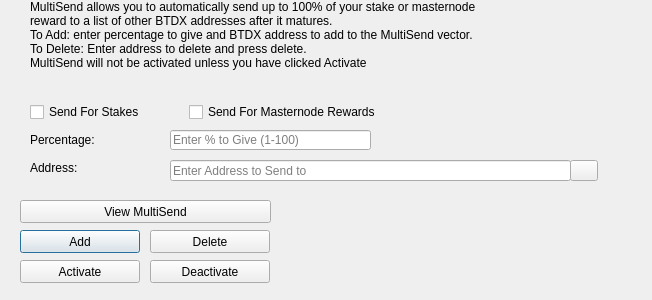
<?xml version="1.0" encoding="UTF-8"?>
<ui version="4.0">
 <class>MultiSendDialog</class>
 <widget class="QDialog" name="MultiSendDialog">
  <property name="windowModality">
   <enum>Qt::NonModal</enum>
  </property>
  <property name="geometry">
   <rect>
    <x>0</x>
    <y>0</y>
    <width>652</width>
    <height>300</height>
   </rect>
  </property>
  <property name="windowTitle">
   <string>MultiSend</string>
  </property>
  <widget class="QLineEdit" name="multiSendPercentEdit">
   <property name="geometry">
    <rect>
     <x>170</x>
     <y>130</y>
     <width>201</width>
     <height>20</height>
    </rect>
   </property>
   <property name="toolTip">
    <string>Enter whole numbers 1 - 100</string>
   </property>
   <property name="placeholderText">
    <string>Enter % to Give (1-100)</string>
   </property>
  </widget>
  <widget class="QLineEdit" name="multiSendAddressEdit">
   <property name="geometry">
    <rect>
     <x>170</x>
     <y>160</y>
     <width>401</width>
     <height>21</height>
    </rect>
   </property>
   <property name="toolTip">
    <string/>
   </property>
   <property name="placeholderText">
    <string>Enter Address to Send to</string>
   </property>
  </widget>
  <widget class="QLabel" name="label_2">
   <property name="geometry">
    <rect>
     <x>30</x>
     <y>0</y>
     <width>451</width>
     <height>121</height>
    </rect>
   </property>
   <property name="lineWidth">
    <number>1</number>
   </property>
   <property name="text">
    <string>MultiSend allows you to automatically send up to 100% of your stake or masternode reward to a list of other BTDX addresses after it matures.
To Add: enter percentage to give and BTDX address to add to the MultiSend vector.
To Delete: Enter address to delete and press delete.
MultiSend will not be activated unless you have clicked Activate</string>
   </property>
   <property name="alignment">
    <set>Qt::AlignLeading|Qt::AlignLeft|Qt::AlignTop</set>
   </property>
   <property name="wordWrap">
    <bool>true</bool>
   </property>
  </widget>
  <widget class="QLabel" name="message">
   <property name="geometry">
    <rect>
     <x>290</x>
     <y>200</y>
     <width>351</width>
     <height>91</height>
    </rect>
   </property>
   <property name="text">
    <string/>
   </property>
  </widget>
  <widget class="QPushButton" name="addButton">
   <property name="geometry">
    <rect>
     <x>20</x>
     <y>230</y>
     <width>120</width>
     <height>23</height>
    </rect>
   </property>
   <property name="toolTip">
    <string/>
   </property>
   <property name="statusTip">
    <string>Add to MultiSend Vector</string>
   </property>
   <property name="text">
    <string>Add</string>
   </property>
  </widget>
  <widget class="QPushButton" name="disableButton">
   <property name="geometry">
    <rect>
     <x>150</x>
     <y>260</y>
     <width>120</width>
     <height>23</height>
    </rect>
   </property>
   <property name="statusTip">
    <string>Deactivate MultiSend</string>
   </property>
   <property name="text">
    <string>Deactivate</string>
   </property>
  </widget>
  <widget class="QPushButton" name="addressBookButton">
   <property name="geometry">
    <rect>
     <x>570</x>
     <y>160</y>
     <width>28</width>
     <height>21</height>
    </rect>
   </property>
   <property name="toolTip">
    <string>Choose an address from the address book</string>
   </property>
   <property name="text">
    <string/>
   </property>
   <property name="icon">
    <iconset resource="../bitcloud.qrc">
     <normaloff>:/icons/address-book</normaloff>:/icons/address-book</iconset>
   </property>
   <property name="shortcut">
    <string>Alt+A</string>
   </property>
   <property name="autoDefault">
    <bool>false</bool>
   </property>
  </widget>
  <widget class="QLabel" name="label">
   <property name="geometry">
    <rect>
     <x>30</x>
     <y>130</y>
     <width>121</width>
     <height>20</height>
    </rect>
   </property>
   <property name="toolTip">
    <string>Percentage of stake to send</string>
   </property>
   <property name="text">
    <string>Percentage:</string>
   </property>
  </widget>
  <widget class="QLabel" name="label_5">
   <property name="geometry">
    <rect>
     <x>30</x>
     <y>160</y>
     <width>111</width>
     <height>16</height>
    </rect>
   </property>
   <property name="toolTip">
    <string>Address to send portion of stake to</string>
   </property>
   <property name="text">
    <string>Address:</string>
   </property>
  </widget>
  <widget class="QPushButton" name="deleteButton">
   <property name="geometry">
    <rect>
     <x>150</x>
     <y>230</y>
     <width>120</width>
     <height>23</height>
    </rect>
   </property>
   <property name="toolTip">
    <string/>
   </property>
   <property name="statusTip">
    <string>Delete Address From MultiSend Vector</string>
   </property>
   <property name="text">
    <string>Delete</string>
   </property>
  </widget>
  <widget class="QPushButton" name="activateButton">
   <property name="geometry">
    <rect>
     <x>20</x>
     <y>260</y>
     <width>120</width>
     <height>23</height>
    </rect>
   </property>
   <property name="statusTip">
    <string>Activate MultiSend</string>
   </property>
   <property name="text">
    <string>Activate</string>
   </property>
  </widget>
  <widget class="QPushButton" name="viewButton">
   <property name="geometry">
    <rect>
     <x>20</x>
     <y>200</y>
     <width>251</width>
     <height>23</height>
    </rect>
   </property>
   <property name="toolTip">
    <string/>
   </property>
   <property name="statusTip">
    <string>View MultiSend Vector</string>
   </property>
   <property name="text">
    <string>View MultiSend</string>
   </property>
  </widget>
  <widget class="QWidget" name="horizontalLayoutWidget">
   <property name="geometry">
    <rect>
     <x>30</x>
     <y>100</y>
     <width>351</width>
     <height>24</height>
    </rect>
   </property>
   <layout class="QHBoxLayout" name="horizontalLayout">
    <item>
     <widget class="QCheckBox" name="multiSendStakeCheckBox">
      <property name="text">
       <string>Send For Stakes</string>
      </property>
     </widget>
    </item>
    <item>
     <widget class="QCheckBox" name="multiSendMasternodeCheckBox">
      <property name="text">
       <string>Send For Masternode Rewards</string>
      </property>
     </widget>
    </item>
   </layout>
  </widget>
 </widget>
 <resources>
  <include location="../bitcloud.qrc"/>
 </resources>
 <connections/>
</ui>
